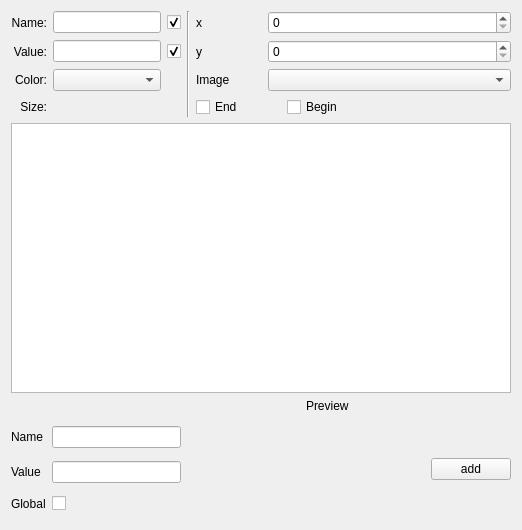
<?xml version="1.0" encoding="UTF-8"?>
<ui version="4.0">
 <class>NodePropertiesWidget</class>
 <widget class="QWidget" name="NodePropertiesWidget">
  <property name="geometry">
   <rect>
    <x>0</x>
    <y>0</y>
    <width>522</width>
    <height>530</height>
   </rect>
  </property>
  <property name="sizePolicy">
   <sizepolicy hsizetype="Fixed" vsizetype="Fixed">
    <horstretch>0</horstretch>
    <verstretch>0</verstretch>
   </sizepolicy>
  </property>
  <property name="windowTitle">
   <string>Node Properties</string>
  </property>
  <layout class="QGridLayout" name="gridLayout">
   <item row="0" column="0">
    <widget class="QLabel" name="label">
     <property name="sizePolicy">
      <sizepolicy hsizetype="Fixed" vsizetype="Minimum">
       <horstretch>0</horstretch>
       <verstretch>0</verstretch>
      </sizepolicy>
     </property>
     <property name="text">
      <string>Name:</string>
     </property>
     <property name="alignment">
      <set>Qt::AlignRight|Qt::AlignTrailing|Qt::AlignVCenter</set>
     </property>
    </widget>
   </item>
   <item row="0" column="1" colspan="2">
    <widget class="KLineEdit" name="_name"/>
   </item>
   <item row="0" column="3">
    <widget class="QCheckBox" name="_showName">
     <property name="text">
      <string/>
     </property>
     <property name="checked">
      <bool>true</bool>
     </property>
    </widget>
   </item>
   <item row="0" column="5">
    <widget class="QLabel" name="label_3">
     <property name="sizePolicy">
      <sizepolicy hsizetype="Fixed" vsizetype="Minimum">
       <horstretch>0</horstretch>
       <verstretch>0</verstretch>
      </sizepolicy>
     </property>
     <property name="toolTip">
      <string>X-coordinate </string>
     </property>
     <property name="text">
      <string extracomment="X-coordinate ">x</string>
     </property>
     <property name="alignment">
      <set>Qt::AlignRight|Qt::AlignTrailing|Qt::AlignVCenter</set>
     </property>
    </widget>
   </item>
   <item row="0" column="7" colspan="5">
    <widget class="QSpinBox" name="_x">
     <property name="sizePolicy">
      <sizepolicy hsizetype="Minimum" vsizetype="Minimum">
       <horstretch>0</horstretch>
       <verstretch>0</verstretch>
      </sizepolicy>
     </property>
     <property name="maximum">
      <number>9999</number>
     </property>
    </widget>
   </item>
   <item row="1" column="0">
    <widget class="QLabel" name="label_2">
     <property name="sizePolicy">
      <sizepolicy hsizetype="Minimum" vsizetype="Minimum">
       <horstretch>0</horstretch>
       <verstretch>0</verstretch>
      </sizepolicy>
     </property>
     <property name="text">
      <string>Value:</string>
     </property>
     <property name="alignment">
      <set>Qt::AlignRight|Qt::AlignTrailing|Qt::AlignVCenter</set>
     </property>
    </widget>
   </item>
   <item row="1" column="1" colspan="2">
    <widget class="KLineEdit" name="_value"/>
   </item>
   <item row="1" column="3">
    <widget class="QCheckBox" name="_showValue">
     <property name="text">
      <string/>
     </property>
     <property name="checked">
      <bool>true</bool>
     </property>
    </widget>
   </item>
   <item row="1" column="5">
    <widget class="QLabel" name="label_4">
     <property name="sizePolicy">
      <sizepolicy hsizetype="Fixed" vsizetype="Minimum">
       <horstretch>0</horstretch>
       <verstretch>0</verstretch>
      </sizepolicy>
     </property>
     <property name="toolTip">
      <string>Y-coordinate </string>
     </property>
     <property name="text">
      <string extracomment="Y-coordinate ">y</string>
     </property>
     <property name="alignment">
      <set>Qt::AlignRight|Qt::AlignTrailing|Qt::AlignVCenter</set>
     </property>
    </widget>
   </item>
   <item row="1" column="7" colspan="5">
    <widget class="QSpinBox" name="_y">
     <property name="sizePolicy">
      <sizepolicy hsizetype="Expanding" vsizetype="Fixed">
       <horstretch>0</horstretch>
       <verstretch>0</verstretch>
      </sizepolicy>
     </property>
     <property name="maximum">
      <number>9999</number>
     </property>
    </widget>
   </item>
   <item row="2" column="0">
    <widget class="QLabel" name="label_6">
     <property name="toolTip">
      <string>Node color</string>
     </property>
     <property name="text">
      <string>Color:</string>
     </property>
     <property name="alignment">
      <set>Qt::AlignRight|Qt::AlignTrailing|Qt::AlignVCenter</set>
     </property>
    </widget>
   </item>
   <item row="3" column="0">
    <widget class="QLabel" name="label_5">
     <property name="toolTip">
      <string>Node size</string>
     </property>
     <property name="text">
      <string>Size:</string>
     </property>
     <property name="alignment">
      <set>Qt::AlignRight|Qt::AlignTrailing|Qt::AlignVCenter</set>
     </property>
    </widget>
   </item>
   <item row="3" column="1" colspan="2">
    <widget class="KDoubleNumInput" name="_width" native="true">
     <property name="toolTip">
      <string>Node size</string>
     </property>
     <property name="minimum" stdset="0">
      <double>0.500000000000000</double>
     </property>
     <property name="singleStep" stdset="0">
      <double>0.250000000000000</double>
     </property>
    </widget>
   </item>
   <item row="6" column="0" colspan="12">
    <widget class="QTableView" name="_propertiesTable">
     <property name="sizePolicy">
      <sizepolicy hsizetype="Expanding" vsizetype="Expanding">
       <horstretch>0</horstretch>
       <verstretch>0</verstretch>
      </sizepolicy>
     </property>
    </widget>
   </item>
   <item row="15" column="11">
    <widget class="KPushButton" name="_addProperty">
     <property name="text">
      <string>add</string>
     </property>
    </widget>
   </item>
   <item row="2" column="5">
    <widget class="QLabel" name="label_10">
     <property name="text">
      <string>Image</string>
     </property>
    </widget>
   </item>
   <item row="2" column="7" colspan="5">
    <widget class="KComboBox" name="_images"/>
   </item>
   <item row="3" column="8" colspan="4">
    <widget class="QCheckBox" name="_begin">
     <property name="text">
      <string>Begin</string>
     </property>
    </widget>
   </item>
   <item row="3" column="5">
    <widget class="QCheckBox" name="_end">
     <property name="sizePolicy">
      <sizepolicy hsizetype="Fixed" vsizetype="Fixed">
       <horstretch>0</horstretch>
       <verstretch>0</verstretch>
      </sizepolicy>
     </property>
     <property name="text">
      <string>End</string>
     </property>
    </widget>
   </item>
   <item row="2" column="1" colspan="2">
    <widget class="KColorCombo" name="_color">
     <property name="toolTip">
      <string>Node color</string>
     </property>
    </widget>
   </item>
   <item row="15" column="0" colspan="4">
    <layout class="QGridLayout" name="gridLayout_2" rowstretch="0,0,0,0,0">
     <item row="3" column="1">
      <widget class="KLineEdit" name="_propertyValue">
       <property name="sizePolicy">
        <sizepolicy hsizetype="Expanding" vsizetype="Fixed">
         <horstretch>0</horstretch>
         <verstretch>0</verstretch>
        </sizepolicy>
       </property>
      </widget>
     </item>
     <item row="0" column="1">
      <widget class="KLineEdit" name="_propertyName">
       <property name="sizePolicy">
        <sizepolicy hsizetype="Expanding" vsizetype="Fixed">
         <horstretch>0</horstretch>
         <verstretch>0</verstretch>
        </sizepolicy>
       </property>
      </widget>
     </item>
     <item row="4" column="1">
      <widget class="QCheckBox" name="_isPropertyGlobal">
       <property name="text">
        <string/>
       </property>
      </widget>
     </item>
     <item row="4" column="0">
      <widget class="QLabel" name="label_9">
       <property name="text">
        <string>Global</string>
       </property>
      </widget>
     </item>
     <item row="0" column="0">
      <widget class="QLabel" name="label_7">
       <property name="sizePolicy">
        <sizepolicy hsizetype="Preferred" vsizetype="Preferred">
         <horstretch>0</horstretch>
         <verstretch>0</verstretch>
        </sizepolicy>
       </property>
       <property name="text">
        <string>Name</string>
       </property>
      </widget>
     </item>
     <item row="3" column="0">
      <widget class="QLabel" name="label_8">
       <property name="text">
        <string>Value</string>
       </property>
      </widget>
     </item>
    </layout>
   </item>
   <item row="0" column="4" rowspan="4">
    <widget class="Line" name="line">
     <property name="orientation">
      <enum>Qt::Vertical</enum>
     </property>
    </widget>
   </item>
   <item row="7" column="9">
    <widget class="QLabel" name="label_11">
     <property name="text">
      <string>Preview</string>
     </property>
    </widget>
   </item>
   <item row="15" column="9">
    <widget class="QLabel" name="_image">
     <property name="minimumSize">
      <size>
       <width>100</width>
       <height>100</height>
      </size>
     </property>
     <property name="text">
      <string/>
     </property>
    </widget>
   </item>
  </layout>
 </widget>
 <customwidgets>
  <customwidget>
   <class>KDoubleNumInput</class>
   <extends>QWidget</extends>
   <header>knuminput.h</header>
  </customwidget>
  <customwidget>
   <class>KPushButton</class>
   <extends>QPushButton</extends>
   <header>kpushbutton.h</header>
  </customwidget>
  <customwidget>
   <class>KLineEdit</class>
   <extends>QLineEdit</extends>
   <header>klineedit.h</header>
  </customwidget>
  <customwidget>
   <class>KColorCombo</class>
   <extends>QComboBox</extends>
   <header>kcolorcombo.h</header>
  </customwidget>
  <customwidget>
   <class>KComboBox</class>
   <extends>QComboBox</extends>
   <header>kcombobox.h</header>
  </customwidget>
 </customwidgets>
 <tabstops>
  <tabstop>_name</tabstop>
  <tabstop>_showName</tabstop>
  <tabstop>_value</tabstop>
  <tabstop>_showValue</tabstop>
  <tabstop>_color</tabstop>
  <tabstop>_x</tabstop>
  <tabstop>_y</tabstop>
  <tabstop>_propertiesTable</tabstop>
  <tabstop>_addProperty</tabstop>
 </tabstops>
 <resources/>
 <connections>
  <connection>
   <sender>_propertyValue</sender>
   <signal>returnPressed()</signal>
   <receiver>_addProperty</receiver>
   <slot>click()</slot>
   <hints>
    <hint type="sourcelabel">
     <x>223</x>
     <y>352</y>
    </hint>
    <hint type="destinationlabel">
     <x>314</x>
     <y>350</y>
    </hint>
   </hints>
  </connection>
  <connection>
   <sender>_propertyName</sender>
   <signal>returnPressed()</signal>
   <receiver>_addProperty</receiver>
   <slot>click()</slot>
   <hints>
    <hint type="sourcelabel">
     <x>99</x>
     <y>349</y>
    </hint>
    <hint type="destinationlabel">
     <x>318</x>
     <y>338</y>
    </hint>
   </hints>
  </connection>
 </connections>
</ui>
